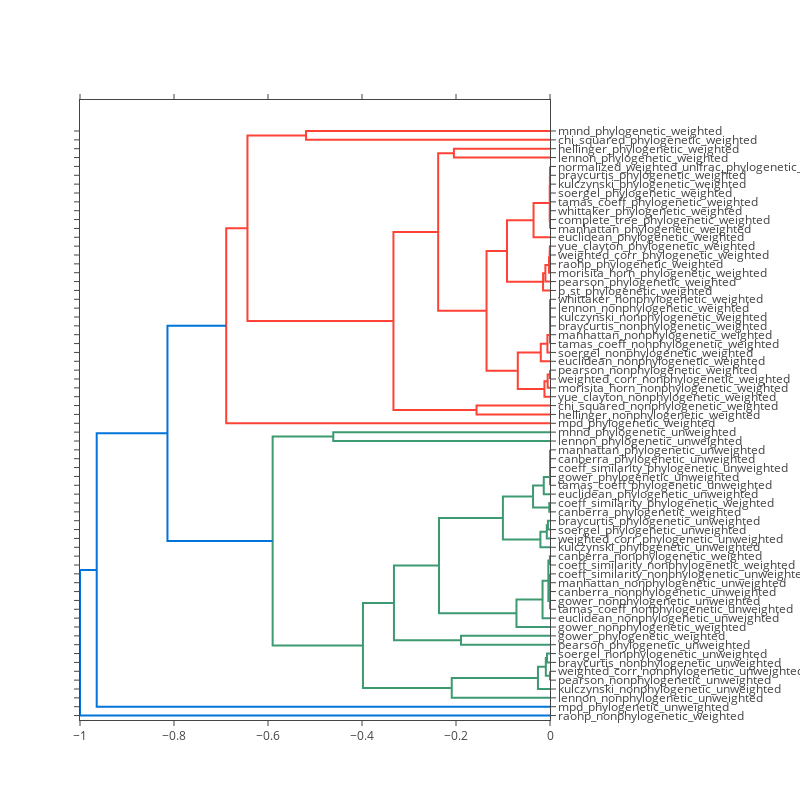

This figure's notebook cell:
### Code cell
#Plot all distance measures
plot_dm_dendrogram(height=800)

### Figure 1 — Plotly figure (JSON) as saved in the notebook; plotly's stock layout.template omitted (floating-point values rounded to 4 significant figures)
{"data": [{"hoverinfo": "text", "marker": {"color": "rgb(61,153,112)"}, "mode": "lines", "text": null, "type": "scatter", "x": [0, 0, 0, 0], "xaxis": "x", "y": [45, 45, 55, 55], "yaxis": "y"}, {"hoverinfo": "text", "marker": {"color": "rgb(61,153,112)"}, "mode": "lines", "text": null, "type": "scatter", "x": [0, -0.006369, -0.006369, 0], "xaxis": "x", "y": [65, 65, 75, 75], "yaxis": "y"}, {"hoverinfo": "text", "marker": {"color": "rgb(61,153,112)"}, "mode": "lines", "text": null, "type": "scatter", "x": [0, -0.008862, -0.008862, -0.006369], "xaxis": "x", "y": [50, 50, 70, 70], "yaxis": "y"}, {"hoverinfo": "text", "marker": {"color": "rgb(61,153,112)"}, "mode": "lines", "text": null, "type": "scatter", "x": [0, -0.02564, -0.02564, -0.008862], "xaxis": "x", "y": [35, 35, 60, 60], "yaxis": "y"}, {"hoverinfo": "text", "marker": {"color": "rgb(61,153,112)"}, "mode": "lines", "text": null, "type": "scatter", "x": [0, -0.209, -0.209, -0.02564], "xaxis": "x", "y": [25, 25, 47.5, 47.5], "yaxis": "y"}, {"hoverinfo": "text", "marker": {"color": "rgb(61,153,112)"}, "mode": "lines", "text": null, "type": "scatter", "x": [0, -0.1894, -0.1894, 0], "xaxis": "x", "y": [85, 85, 95, 95], "yaxis": "y"}, {"hoverinfo": "text", "marker": {"color": "rgb(61,153,112)"}, "mode": "lines", "text": null, "type": "scatter", "x": [0, 0, 0, 0], "xaxis": "x", "y": [155, 155, 165, 165], "yaxis": "y"}, {"hoverinfo": "text", "marker": {"color": "rgb(61,153,112)"}, "mode": "lines", "text": null, "type": "scatter", "x": [0, 0, 0, 0], "xaxis": "x", "y": [145, 145, 160, 160], "yaxis": "y"}, {"hoverinfo": "text", "marker": {"color": "rgb(61,153,112)"}, "mode": "lines", "text": null, "type": "scatter", "x": [0, 0, 0, 0], "xaxis": "x", "y": [135, 135, 152.5, 152.5], "yaxis": "y"}, {"hoverinfo": "text", "marker": {"color": "rgb(61,153,112)"}, "mode": "lines", "text": null, "type": "scatter", "x": [0, -1.014e-11, -1.014e-11, 0], "xaxis": "x", "y": [125, 125, 143.8, 143.8], "yaxis": "y"}, {"hoverinfo": "text", "marker": {"color": "rgb(61,153,112)"}, "mode": "lines", "text": null, "type": "scatter", "x": [0, -0.0001996, -0.0001996, 0], "xaxis": "x", "y": [175, 175, 185, 185], "yaxis": "y"}, {"hoverinfo": "text", "marker": {"color": "rgb(61,153,112)"}, "mode": "lines", "text": null, "type": "scatter", "x": [-1.014e-11, -0.003492, -0.003492, -0.0001996], "xaxis": "x", "y": [134.4, 134.4, 180, 180], "yaxis": "y"}, {"hoverinfo": "text", "marker": {"color": "rgb(61,153,112)"}, "mode": "lines", "text": null, "type": "scatter", "x": [0, -0.01588, -0.01588, -0.003492], "xaxis": "x", "y": [115, 115, 157.2, 157.2], "yaxis": "y"}, {"hoverinfo": "text", "marker": {"color": "rgb(61,153,112)"}, "mode": "lines", "text": null, "type": "scatter", "x": [0, -0.07133, -0.07133, -0.01588], "xaxis": "x", "y": [105, 105, 136.1, 136.1], "yaxis": "y"}, {"hoverinfo": "text", "marker": {"color": "rgb(61,153,112)"}, "mode": "lines", "text": null, "type": "scatter", "x": [0, -0.004346, -0.004346, 0], "xaxis": "x", "y": [215, 215, 225, 225], "yaxis": "y"}, {"hoverinfo": "text", "marker": {"color": "rgb(61,153,112)"}, "mode": "lines", "text": null, "type": "scatter", "x": [0, -0.006812, -0.006812, -0.004346], "xaxis": "x", "y": [205, 205, 220, 220], "yaxis": "y"}, {"hoverinfo": "text", "marker": {"color": "rgb(61,153,112)"}, "mode": "lines", "text": null, "type": "scatter", "x": [0, -0.02042, -0.02042, -0.006812], "xaxis": "x", "y": [195, 195, 212.5, 212.5], "yaxis": "y"}, {"hoverinfo": "text", "marker": {"color": "rgb(61,153,112)"}, "mode": "lines", "text": null, "type": "scatter", "x": [0, -0.001556, -0.001556, 0], "xaxis": "x", "y": [235, 235, 245, 245], "yaxis": "y"}, {"hoverinfo": "text", "marker": {"color": "rgb(61,153,112)"}, "mode": "lines", "text": null, "type": "scatter", "x": [0, 0, 0, 0], "xaxis": "x", "y": [295, 295, 305, 305], "yaxis": "y"}, {"hoverinfo": "text", "marker": {"color": "rgb(61,153,112)"}, "mode": "lines", "text": null, "type": "scatter", "x": [0, 0, 0, 0], "xaxis": "x", "y": [285, 285, 300, 300], "yaxis": "y"}, {"hoverinfo": "text", "marker": {"color": "rgb(61,153,112)"}, "mode": "lines", "text": null, "type": "scatter", "x": [0, 0, 0, 0], "xaxis": "x", "y": [275, 275, 292.5, 292.5], "yaxis": "y"}, {"hoverinfo": "text", "marker": {"color": "rgb(61,153,112)"}, "mode": "lines", "text": null, "type": "scatter", "x": [0, -5.611e-12, -5.611e-12, 0], "xaxis": "x", "y": [265, 265, 283.8, 283.8], "yaxis": "y"}, {"hoverinfo": "text", "marker": {"color": "rgb(61,153,112)"}, "mode": "lines", "text": null, "type": "scatter", "x": [0, -0.01326, -0.01326, -5.611e-12], "xaxis": "x", "y": [255, 255, 274.4, 274.4], "yaxis": "y"}, {"hoverinfo": "text", "marker": {"color": "rgb(61,153,112)"}, "mode": "lines", "text": null, "type": "scatter", "x": [-0.001556, -0.03601, -0.03601, -0.01326], "xaxis": "x", "y": [240, 240, 264.7, 264.7], "yaxis": "y"}, {"hoverinfo": "text", "marker": {"color": "rgb(61,153,112)"}, "mode": "lines", "text": null, "type": "scatter", "x": [-0.02042, -0.1002, -0.1002, -0.03601], "xaxis": "x", "y": [203.8, 203.8, 252.3, 252.3], "yaxis": "y"}, {"hoverinfo": "text", "marker": {"color": "rgb(61,153,112)"}, "mode": "lines", "text": null, "type": "scatter", "x": [-0.07133, -0.2362, -0.2362, -0.1002], "xaxis": "x", "y": [120.5, 120.5, 228.0, 228.0], "yaxis": "y"}, {"hoverinfo": "text", "marker": {"color": "rgb(61,153,112)"}, "mode": "lines", "text": null, "type": "scatter", "x": [-0.1894, -0.332, -0.332, -0.2362], "xaxis": "x", "y": [90, 90, 174.3, 174.3], "yaxis": "y"}, {"hoverinfo": "text", "marker": {"color": "rgb(61,153,112)"}, "mode": "lines", "text": null, "type": "scatter", "x": [-0.209, -0.398, -0.398, -0.332], "xaxis": "x", "y": [36.25, 36.25, 132.1, 132.1], "yaxis": "y"}, {"hoverinfo": "text", "marker": {"color": "rgb(61,153,112)"}, "mode": "lines", "text": null, "type": "scatter", "x": [0, -0.4612, -0.4612, 0], "xaxis": "x", "y": [315, 315, 325, 325], "yaxis": "y"}, {"hoverinfo": "text", "marker": {"color": "rgb(61,153,112)"}, "mode": "lines", "text": null, "type": "scatter", "x": [-0.398, -0.5901, -0.5901, -0.4612], "xaxis": "x", "y": [84.2, 84.2, 320, 320], "yaxis": "y"}, {"hoverinfo": "text", "marker": {"color": "rgb(255,65,54)"}, "mode": "lines", "text": null, "type": "scatter", "x": [0, -0.1563, -0.1563, 0], "xaxis": "x", "y": [345, 345, 355, 355], "yaxis": "y"}, {"hoverinfo": "text", "marker": {"color": "rgb(255,65,54)"}, "mode": "lines", "text": null, "type": "scatter", "x": [0, 0, 0, 0], "xaxis": "x", "y": [385, 385, 395, 395], "yaxis": "y"}, {"hoverinfo": "text", "marker": {"color": "rgb(255,65,54)"}, "mode": "lines", "text": null, "type": "scatter", "x": [0, -0.00497, -0.00497, 0], "xaxis": "x", "y": [375, 375, 390, 390], "yaxis": "y"}, {"hoverinfo": "text", "marker": {"color": "rgb(255,65,54)"}, "mode": "lines", "text": null, "type": "scatter", "x": [0, -0.01184, -0.01184, -0.00497], "xaxis": "x", "y": [365, 365, 382.5, 382.5], "yaxis": "y"}, {"hoverinfo": "text", "marker": {"color": "rgb(255,65,54)"}, "mode": "lines", "text": null, "type": "scatter", "x": [0, 0, 0, 0], "xaxis": "x", "y": [465, 465, 475, 475], "yaxis": "y"}, {"hoverinfo": "text", "marker": {"color": "rgb(255,65,54)"}, "mode": "lines", "text": null, "type": "scatter", "x": [0, 0, 0, 0], "xaxis": "x", "y": [455, 455, 470, 470], "yaxis": "y"}, {"hoverinfo": "text", "marker": {"color": "rgb(255,65,54)"}, "mode": "lines", "text": null, "type": "scatter", "x": [0, 0, 0, 0], "xaxis": "x", "y": [445, 445, 462.5, 462.5], "yaxis": "y"}, {"hoverinfo": "text", "marker": {"color": "rgb(255,65,54)"}, "mode": "lines", "text": null, "type": "scatter", "x": [0, -5.15e-12, -5.15e-12, 0], "xaxis": "x", "y": [435, 435, 453.8, 453.8], "yaxis": "y"}, {"hoverinfo": "text", "marker": {"color": "rgb(255,65,54)"}, "mode": "lines", "text": null, "type": "scatter", "x": [0, -8.302e-12, -8.302e-12, -5.15e-12], "xaxis": "x", "y": [425, 425, 444.4, 444.4], "yaxis": "y"}, {"hoverinfo": "text", "marker": {"color": "rgb(255,65,54)"}, "mode": "lines", "text": null, "type": "scatter", "x": [0, -0.005512, -0.005512, -8.302e-12], "xaxis": "x", "y": [415, 415, 434.7, 434.7], "yaxis": "y"}, {"hoverinfo": "text", "marker": {"color": "rgb(255,65,54)"}, "mode": "lines", "text": null, "type": "scatter", "x": [0, -0.01962, -0.01962, -0.005512], "xaxis": "x", "y": [405, 405, 424.8, 424.8], "yaxis": "y"}, {"hoverinfo": "text", "marker": {"color": "rgb(255,65,54)"}, "mode": "lines", "text": null, "type": "scatter", "x": [-0.01184, -0.06851, -0.06851, -0.01962], "xaxis": "x", "y": [373.8, 373.8, 414.9, 414.9], "yaxis": "y"}, {"hoverinfo": "text", "marker": {"color": "rgb(255,65,54)"}, "mode": "lines", "text": null, "type": "scatter", "x": [0, -0.0003353, -0.0003353, 0], "xaxis": "x", "y": [525, 525, 535, 535], "yaxis": "y"}, {"hoverinfo": "text", "marker": {"color": "rgb(255,65,54)"}, "mode": "lines", "text": null, "type": "scatter", "x": [0, -0.000498, -0.000498, -0.0003353], "xaxis": "x", "y": [515, 515, 530, 530], "yaxis": "y"}, {"hoverinfo": "text", "marker": {"color": "rgb(255,65,54)"}, "mode": "lines", "text": null, "type": "scatter", "x": [0, -0.002075, -0.002075, -0.000498], "xaxis": "x", "y": [505, 505, 522.5, 522.5], "yaxis": "y"}, {"hoverinfo": "text", "marker": {"color": "rgb(255,65,54)"}, "mode": "lines", "text": null, "type": "scatter", "x": [0, -0.009822, -0.009822, -0.002075], "xaxis": "x", "y": [495, 495, 513.8, 513.8], "yaxis": "y"}, {"hoverinfo": "text", "marker": {"color": "rgb(255,65,54)"}, "mode": "lines", "text": null, "type": "scatter", "x": [0, -0.01471, -0.01471, -0.009822], "xaxis": "x", "y": [485, 485, 504.4, 504.4], "yaxis": "y"}, {"hoverinfo": "text", "marker": {"color": "rgb(255,65,54)"}, "mode": "lines", "text": null, "type": "scatter", "x": [0, -5.437e-12, -5.437e-12, 0], "xaxis": "x", "y": [575, 575, 585, 585], "yaxis": "y"}, {"hoverinfo": "text", "marker": {"color": "rgb(255,65,54)"}, "mode": "lines", "text": null, "type": "scatter", "x": [0, -1.115e-11, -1.115e-11, -5.437e-12], "xaxis": "x", "y": [565, 565, 580, 580], "yaxis": "y"}, {"hoverinfo": "text", "marker": {"color": "rgb(255,65,54)"}, "mode": "lines", "text": null, "type": "scatter", "x": [0, -1.287e-11, -1.287e-11, -1.115e-11], "xaxis": "x", "y": [555, 555, 572.5, 572.5], "yaxis": "y"}, {"hoverinfo": "text", "marker": {"color": "rgb(255,65,54)"}, "mode": "lines", "text": null, "type": "scatter", "x": [0, 0, 0, 0], "xaxis": "x", "y": [615, 615, 625, 625], "yaxis": "y"}, {"hoverinfo": "text", "marker": {"color": "rgb(255,65,54)"}, "mode": "lines", "text": null, "type": "scatter", "x": [0, -8.399e-05, -8.399e-05, 0], "xaxis": "x", "y": [605, 605, 620, 620], "yaxis": "y"}, {"hoverinfo": "text", "marker": {"color": "rgb(255,65,54)"}, "mode": "lines", "text": null, "type": "scatter", "x": [0, -0.0002803, -0.0002803, -8.399e-05], "xaxis": "x", "y": [595, 595, 612.5, 612.5], "yaxis": "y"}, {"hoverinfo": "text", "marker": {"color": "rgb(255,65,54)"}, "mode": "lines", "text": null, "type": "scatter", "x": [-1.287e-11, -0.0005988, -0.0005988, -0.0002803], "xaxis": "x", "y": [563.8, 563.8, 603.8, 603.8], "yaxis": "y"}, {"hoverinfo": "text", "marker": {"color": "rgb(255,65,54)"}, "mode": "lines", "text": null, "type": "scatter", "x": [0, -0.03503, -0.03503, -0.0005988], "xaxis": "x", "y": [545, 545, 583.8, 583.8], "yaxis": "y"}, {"hoverinfo": "text", "marker": {"color": "rgb(255,65,54)"}, "mode": "lines", "text": null, "type": "scatter", "x": [-0.01471, -0.09146, -0.09146, -0.03503], "xaxis": "x", "y": [494.7, 494.7, 564.4, 564.4], "yaxis": "y"}, {"hoverinfo": "text", "marker": {"color": "rgb(255,65,54)"}, "mode": "lines", "text": null, "type": "scatter", "x": [-0.06851, -0.135, -0.135, -0.09146], "xaxis": "x", "y": [394.3, 394.3, 529.5, 529.5], "yaxis": "y"}, {"hoverinfo": "text", "marker": {"color": "rgb(255,65,54)"}, "mode": "lines", "text": null, "type": "scatter", "x": [0, -0.2045, -0.2045, 0], "xaxis": "x", "y": [635, 635, 645, 645], "yaxis": "y"}, {"hoverinfo": "text", "marker": {"color": "rgb(255,65,54)"}, "mode": "lines", "text": null, "type": "scatter", "x": [-0.135, -0.238, -0.238, -0.2045], "xaxis": "x", "y": [461.9, 461.9, 640, 640], "yaxis": "y"}, {"hoverinfo": "text", "marker": {"color": "rgb(255,65,54)"}, "mode": "lines", "text": null, "type": "scatter", "x": [-0.1563, -0.3331, -0.3331, -0.238], "xaxis": "x", "y": [350, 350, 551.0, 551.0], "yaxis": "y"}, {"hoverinfo": "text", "marker": {"color": "rgb(255,65,54)"}, "mode": "lines", "text": null, "type": "scatter", "x": [0, -0.519, -0.519, 0], "xaxis": "x", "y": [655, 655, 665, 665], "yaxis": "y"}, {"hoverinfo": "text", "marker": {"color": "rgb(255,65,54)"}, "mode": "lines", "text": null, "type": "scatter", "x": [-0.3331, -0.6437, -0.6437, -0.519], "xaxis": "x", "y": [450.5, 450.5, 660, 660], "yaxis": "y"}, {"hoverinfo": "text", "marker": {"color": "rgb(255,65,54)"}, "mode": "lines", "text": null, "type": "scatter", "x": [0, -0.6889, -0.6889, -0.6437], "xaxis": "x", "y": [335, 335, 555.2, 555.2], "yaxis": "y"}, {"hoverinfo": "text", "marker": {"color": "rgb(0,116,217)"}, "mode": "lines", "text": null, "type": "scatter", "x": [-0.5901, -0.8139, -0.8139, -0.6889], "xaxis": "x", "y": [202.1, 202.1, 445.1, 445.1], "yaxis": "y"}, {"hoverinfo": "text", "marker": {"color": "rgb(0,116,217)"}, "mode": "lines", "text": null, "type": "scatter", "x": [0, -0.9645, -0.9645, -0.8139], "xaxis": "x", "y": [15, 15, 323.6, 323.6], "yaxis": "y"}, {"hoverinfo": "text", "marker": {"color": "rgb(0,116,217)"}, "mode": "lines", "text": null, "type": "scatter", "x": [0, -1, -1, -0.9645], "xaxis": "x", "y": [5, 5, 169.3, 169.3], "yaxis": "y"}], "layout": {"autosize": false, "height": 800, "hovermode": "closest", "margin": {"r": 250}, "showlegend": false, "width": 800, "xaxis": {"mirror": "allticks", "rangemode": "tozero", "showgrid": false, "showline": true, "showticklabels": true, "ticks": "outside", "type": "linear", "zeroline": false}, "yaxis": {"mirror": "allticks", "rangemode": "tozero", "showgrid": false, "showline": true, "showticklabels": true, "side": "right", "tickmode": "array", "ticks": "outside", "ticktext": ["raohp_nonphylogenetic_weighted", "mpd_phylogenetic_unweighted", "lennon_nonphylogenetic_unweighted", "kulczynski_nonphylogenetic_unweighted", "pearson_nonphylogenetic_unweighted", "weighted_corr_nonphylogenetic_unweighted", "braycurtis_nonphylogenetic_unweighted", "soergel_nonphylogenetic_unweighted", "pearson_phylogenetic_unweighted", "gower_phylogenetic_weighted", "gower_nonphylogenetic_weighted", "euclidean_nonphylogenetic_unweighted", "tamas_coeff_nonphylogenetic_unweighted", "gower_nonphylogenetic_unweighted", "canberra_nonphylogenetic_unweighted", "manhattan_nonphylogenetic_unweighted", "coeff_similarity_nonphylogenetic_unweighted", "coeff_similarity_nonphylogenetic_weighted", "canberra_nonphylogenetic_weighted", "kulczynski_phylogenetic_unweighted", "weighted_corr_phylogenetic_unweighted", "soergel_phylogenetic_unweighted", "braycurtis_phylogenetic_unweighted", "canberra_phylogenetic_weighted", "coeff_similarity_phylogenetic_weighted", "euclidean_phylogenetic_unweighted", "tamas_coeff_phylogenetic_unweighted", "gower_phylogenetic_unweighted", "coeff_similarity_phylogenetic_unweighted", "canberra_phylogenetic_unweighted", "manhattan_phylogenetic_unweighted", "lennon_phylogenetic_unweighted", "mnnd_phylogenetic_unweighted", "mpd_phylogenetic_weighted", "hellinger_nonphylogenetic_weighted", "chi_squared_nonphylogenetic_weighted", "yue_clayton_nonphylogenetic_weighted", "morisita_horn_nonphylogenetic_weighted", "weighted_corr_nonphylogenetic_weighted", "pearson_nonphylogenetic_weighted", "euclidean_nonphylogenetic_weighted", "soergel_nonphylogenetic_weighted", "tamas_coeff_nonphylogenetic_weighted", "manhattan_nonphylogenetic_weighted", "braycurtis_nonphylogenetic_weighted", "kulczynski_nonphylogenetic_weighted", "lennon_nonphylogenetic_weighted", "whittaker_nonphylogenetic_weighted", "p_st_phylogenetic_weighted", "pearson_phylogenetic_weighted", "morisita_horn_phylogenetic_weighted", "raohp_phylogenetic_weighted", "weighted_corr_phylogenetic_weighted", "yue_clayton_phylogenetic_weighted", "euclidean_phylogenetic_weighted", "manhattan_phylogenetic_weighted", "complete_tree_phylogenetic_weighted", "whittaker_phylogenetic_weighted", "tamas_coeff_phylogenetic_weighted", "soergel_phylogenetic_weighted", "kulczynski_phylogenetic_weighted", "braycurtis_phylogenetic_weighted", "normalized_weighted_unifrac_phylogenetic_weighted", "lennon_phylogenetic_weighted", "hellinger_phylogenetic_weighted", "chi_squared_phylogenetic_weighted", "mnnd_phylogenetic_weighted"], "tickvals": [5, 15, 25, 35, 45, 55, 65, 75, 85, 95, 105, 115, 125, 135, 145, 155, 165, 175, 185, 195, 205, 215, 225, 235, 245, 255, 265, 275, 285, 295, 305, 315, 325, 335, 345, 355, 365, 375, 385, 395, 405, 415, 425, 435, 445, 455, 465, 475, 485, 495, 505, 515, 525, 535, 545, 555, 565, 575, 585, 595, 605, 615, 625, 635, 645, 655, 665], "type": "linear", "zeroline": false}}}
